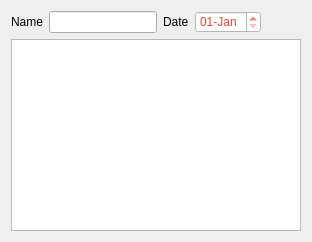
      <widget class="QWidget" name="payments_tab">
       <attribute name="icon">
        <iconset resource="resource.qrc">
         <normaloff>:/images/img/payment-clipart-k9923905.jpg</normaloff>:/images/img/payment-clipart-k9923905.jpg</iconset>
       </attribute>
       <attribute name="title">
        <string>Payments</string>
       </attribute>
       <attribute name="toolTip">
        <string>&lt;html&gt;&lt;head/&gt;&lt;body&gt;&lt;p&gt;&lt;img src=&quot;:/images/img/payment-clipart-k9923905.jpg&quot;/&gt;&lt;/p&gt;&lt;p&gt;&lt;span style=&quot; font-size:12pt; font-weight:600; color:#494949;&quot;&gt;The details of the payments&lt;/span&gt;&lt;/p&gt;&lt;p&gt;&lt;span style=&quot; font-size:12pt; font-weight:600; color:#494949;&quot;&gt; recieved from dealers.&lt;/span&gt;&lt;/p&gt;&lt;/body&gt;&lt;/html&gt;</string>
       </attribute>
       <layout class="QGridLayout" name="gridLayout_4">
        <item row="0" column="0">
         <layout class="QHBoxLayout" name="horizontalLayout_16">
          <item>
           <layout class="QHBoxLayout" name="horizontalLayout_8">
            <item>
             <widget class="QLabel" name="label_18">
              <property name="text">
               <string>Name</string>
              </property>
             </widget>
            </item>
            <item>
             <widget class="QLineEdit" name="paymentsdealersearch_lineEdit"/>
            </item>
           </layout>
          </item>
          <item>
           <layout class="QHBoxLayout" name="horizontalLayout_15">
            <item>
             <widget class="QLabel" name="label_21">
              <property name="text">
               <string>Date</string>
              </property>
             </widget>
            </item>
            <item>
             <widget class="QDateEdit" name="paymentdatesearch_dateEdit">
              <property name="styleSheet">
               <string notr="true">background-color: rgb(255, 255, 255);
font: 87 14pt &quot;Segoe UI Black&quot;;
color: rgb(234, 67, 53);</string>
              </property>
              <property name="displayFormat">
               <string>dd-MMM</string>
              </property>
             </widget>
            </item>
            <item>
             <spacer name="horizontalSpacer_5">
              <property name="orientation">
               <enum>Qt::Horizontal</enum>
              </property>
              <property name="sizeHint" stdset="0">
               <size>
                <width>40</width>
                <height>20</height>
               </size>
              </property>
             </spacer>
            </item>
           </layout>
          </item>
         </layout>
        </item>
        <item row="1" column="0">
         <widget class="QTableView" name="payment_tableview">
          <property name="font">
           <font>
            <family>MS Shell Dlg 2</family>
            <pointsize>14</pointsize>
            <weight>75</weight>
            <bold>true</bold>
           </font>
          </property>
          <property name="editTriggers">
           <set>QAbstractItemView::NoEditTriggers</set>
          </property>
          <property name="selectionMode">
           <enum>QAbstractItemView::SingleSelection</enum>
          </property>
          <property name="selectionBehavior">
           <enum>QAbstractItemView::SelectRows</enum>
          </property>
          <property name="sortingEnabled">
           <bool>true</bool>
          </property>
          <attribute name="horizontalHeaderStretchLastSection">
           <bool>true</bool>
          </attribute>
          <attribute name="verticalHeaderVisible">
           <bool>false</bool>
          </attribute>
          <attribute name="verticalHeaderStretchLastSection">
           <bool>false</bool>
          </attribute>
         </widget>
        </item>
       </layout>
      </widget>
